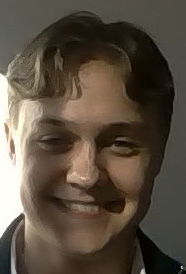
#> input picture dataset/0/1.jpg, 186 x 274 px; its folder holds only this picture in this run
$ python test_facerecognition.py
#> lines starting #> are read from the running program, lines starting #| are printed output that depends on the picture
import cv2
import os
import numpy as np

# Define the paths to the training images and labels
data_dir = 'dataset'
labels_file = 'labels.txt'

# Load the training images and labels
X_train = []
y_train = []
labels = []

for label in os.listdir(data_dir):
    label_path = os.path.join(data_dir, label)
    for img_file in os.listdir(label_path):
        img_path = os.path.join(label_path, img_file)
        img = cv2.imread(img_path, cv2.IMREAD_GRAYSCALE)
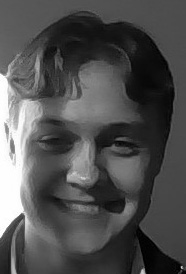
#> img: shape (274, 186); min 0, max 255, mean 79.8
        X_train.append(img)
        y_train.append(int(label))
    labels.append(label)
#> pass 2 of the loop `for label in os.listdir(data_dir):`:
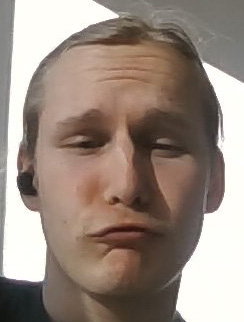
#> input picture dataset/1/1.jpg, 244 x 322 px
#> `img = cv2.imread(img_path, cv2.IMREAD_GRAYSCALE)`:
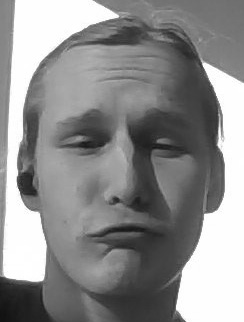
#> img: shape (322, 244); min 18, max 255, mean 141.4

# Create a face recognizer object and train it with the training data
recognizer = cv2.face.LBPHFaceRecognizer_create()
recognizer.train(X_train, np.array(y_train))

# Save the trained model to a file
model_file = 'model.yml'
recognizer.write(model_file)

# Save the labels to a file
with open(labels_file, 'w') as f:
    for label in labels:
        f.write(label + '\n')
